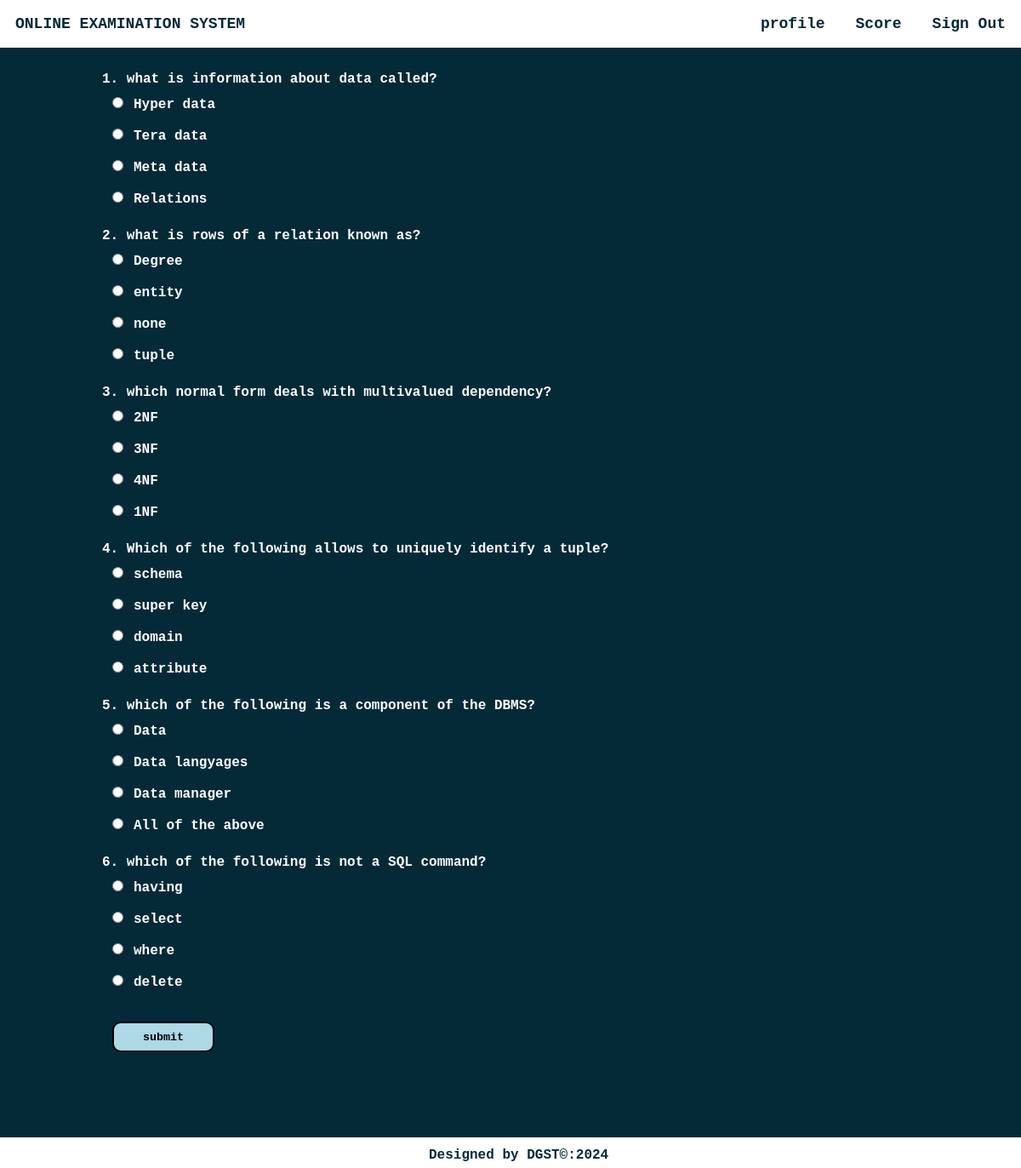
Screenshot of /takeq.php?qid=13 (signed in) with the database file from the repository.
### tables this page shows
CREATE TABLE `questions` (
  `qs` varchar(200) NOT NULL,
  `op1` varchar(50) NOT NULL,
  `op2` varchar(50) NOT NULL,
  `op3` varchar(50) NOT NULL,
  `answer` varchar(50) NOT NULL,
  `quizid` int(11) NOT NULL
);

### takeq.php (the view, shortened to what this page needs)
<html>
<head>
</head>
<?php
                $conn = mysqli_connect($host, $user, $ps, $project);if (!$conn) {
    echo "<script>alert(\"Database error retry after some time !\")</script>";
}
?>
<body style="margin: 0 !important;font-weight: bolder !important;font-family: 'Courier New', Courier, monospace;color: #fff">
    <div style="background-color: #042A38;height: auto;">
        <div class="navbar" style="display: inline-flex;width: 100%;color:#042A38;position:fixed;">
            <section style="margin: 1.5vw;">ONLINE EXAMINATION SYSTEM</section>
            <ul style="display: inline-flex;padding: 0 !important;margin: 0;float: right;right: 0;position: fixed;width: 50vw;">
                <li onclick="prof()">profile</li>
                <li onclick="score()">Score</li>
                <li onclick="lo()">Sign Out</li>
            </ul>
        </div><br><br>
        <section style="margin-top: 4vw;width:80vw;margin-left:10vw;margin-right:10vw">
        <?php
        if(isset($_GET["qid"])){
        $qid=$_GET["qid"];
            $sql ="select * from questions where quizid='{$qid}'";
            $res=mysqli_query($conn,$sql);
            if($res)
            {
                if(mysqli_num_rows($res)==0)
                {
                    echo "No questions found under this quiz please come later";
                }else{
                $i=1;
                $j=0;
                echo "<form method=\"POST\">";
                while ($row = mysqli_fetch_assoc($res)) {
                    echo $i.". ".$row["qs"]."<br>";
                    echo "<input type=\"radio\" value=\"".$j."\" name=\"ans".$i.$j."\">".$row["op1"]."<br>";
                    echo "<input type=\"radio\" value=\"".($j+1)."\" name=\"ans".$i.$j."\">".$row["op2"]."<br>";
                    echo "<input type=\"radio\" value=\"".($j+2)."\"name=\"ans".$i.$j."\">".$row["op3"]."<br>";
                    echo "<input type=\"radio\"value=\"".($j+3)."\" name=\"ans".$i.$j."\">".$row["answer"]."<br><br>";
                    $i++;
                }
                echo "<input id=\"btn\" type=\"submit\" name=\"submit\" value=\"submit\"><br><br><br>";
                echo "</form><br><br>";
            }
            }
            else
            {
                echo "error".mysqli_error($conn).".";
            }
     } ?>
        </section>
    </div>
    <?php require("footer.php");?>
</body>
</html>

### takeq.php (style rules this page uses)
li { margin: 1.5vw; }
ul { list-style: none; width: auto !important; }
.navbar { background-color:#fff !important; font-size: 1.5vw; }
input { margin:1vw; }
#btn { height: 3vw;width: 10vw;font-family: 'Courier New', Courier, monospace;font-weight: bolder;border-radius: 10px;border: 2px solid black;background-color: lightblue; }

### rows the page displays
questions: qs "what is information about data called?", op1 "Hyper data", op2 "Tera data", op3 "Meta data", answer "Relations"
questions: qs "what is rows of a relation known as?", op1 "Degree", op2 "entity", op3 "none", answer "tuple"
questions: qs "which normal form deals with multivalued dependency?", op1 "2NF", op2 "3NF", op3 "4NF", answer "1NF"
questions: qs "Which of the following allows to uniquely identify a tuple?", op1 "schema", op2 "super key", op3 "domain", answer "attribute"
questions: qs "which of the following is a component of the DBMS?", op1 "Data", op2 "Data langyages", op3 "Data manager", answer "All of the above"
questions: qs "which of the following is not a SQL command?", op1 "having", op2 "select", op3 "where", answer "delete"
